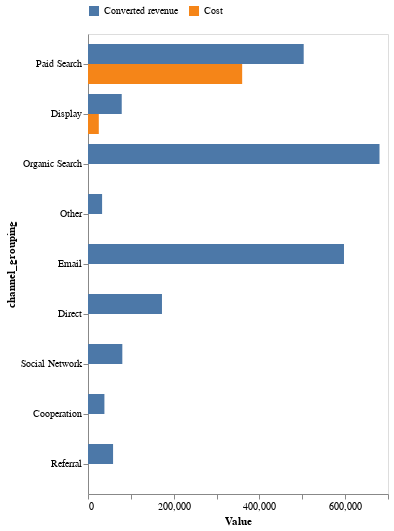

Notebook source saved alongside this figure:
### Code cell
DeepnoteChart(revenue_by_channel, """{"layer":[{"layer":[{"mark":{"clip":true,"type":"bar","color":"#4c78a8","tooltip":true},"encoding":{"x":{"axis":{"grid":false,"title":"Value "},"sort":null,"type":"quantitative","field":"converted_revenue","scale":{"type":"linear"},"format":{"type":"default","decimals":null},"aggregate":"sum","formatType":"numberFormatFromNumberType"},"y":{"axis":{"grid":false},"sort":null,"type":"nominal","field":"channel_grouping","scale":{"type":"linear"}},"color":{"datum":"Converted revenue"},"yOffset":{"datum":"Converted revenue"}}}]},{"layer":[{"mark":{"clip":true,"type":"bar","color":"#f58518","tooltip":true},"encoding":{"x":{"axis":{"grid":false},"sort":null,"type":"quantitative","field":"total_cost","scale":{"type":"linear"},"format":{"type":"default","decimals":null},"aggregate":"sum","formatType":"numberFormatFromNumberType"},"y":{"axis":{"grid":false},"sort":null,"type":"nominal","field":"channel_grouping","scale":{"type":"linear"}},"color":{"datum":"Cost"},"yOffset":{"datum":"Cost"}}}]}],"title":"","config":{"legend":{"orient":"top"}},"$schema":"https://vega.github.io/schema/vega-lite/v5.json","encoding":{}}""")

### Figure 1 — Vega-Lite specification as saved in the notebook (floating-point values rounded to 4 significant figures)
{"layer": [{"layer": [{"mark": {"clip": true, "type": "bar", "color": "#4c78a8", "tooltip": true}, "encoding": {"x": {"axis": {"grid": false, "title": "Value "}, "sort": null, "type": "quantitative", "field": "converted_revenue", "scale": {"type": "linear"}, "format": {"type": "default", "decimals": null}, "aggregate": "sum", "formatType": "numberFormatFromNumberType"}, "y": {"axis": {"grid": false}, "sort": null, "type": "nominal", "field": "channel_grouping", "scale": {"type": "linear"}}, "color": {"datum": "Converted revenue"}, "yOffset": {"datum": "Converted revenue"}}}]}, {"layer": [{"mark": {"clip": true, "type": "bar", "color": "#f58518", "tooltip": true}, "encoding": {"x": {"axis": {"grid": false}, "sort": null, "type": "quantitative", "field": "total_cost", "scale": {"type": "linear"}, "format": {"type": "default", "decimals": null}, "aggregate": "sum", "formatType": "numberFormatFromNumberType"}, "y": {"axis": {"grid": false}, "sort": null, "type": "nominal", "field": "channel_grouping", "scale": {"type": "linear"}}, "color": {"datum": "Cost"}, "yOffset": {"datum": "Cost"}}}]}], "title": "", "config": {"legend": {"orient": "top"}}, "$schema": "https://vega.github.io/schema/vega-lite/v5.json", "encoding": {}, "data": {"values": [{"source": "google", "channel_grouping": "Paid Search", "total_cost": 323500.0, "converted_revenue": 486400, "total_impressions": 10875939, "total_sessions": 17226, "total_clicks": 6458585, "click_through_rate": 59.38, "total_conversions": 4864, "total_hits": 594078, "total_bounces": 740, "total_time_on_site": 11488739}, {"source": "bing", "channel_grouping": "Paid Search", "total_cost": 36250.0, "converted_revenue": 16600, "total_impressions": 826977, "total_sessions": 737, "total_clicks": 268208, "click_through_rate": 32.43, "total_conversions": 166, "total_hits": 23802, "total_bounces": 33, "total_time_on_site": 534807}, {"source": "outbrain", "channel_grouping": "Display", "total_cost": 0, "converted_revenue": 1700, "total_impressions": 0, "total_sessions": 453, "total_clicks": 0, "click_through_rate": null, "total_conversions": 17, "total_hits": 10740, "total_bounces": 83, "total_time_on_site": 162488}, {"source": "facebook", "channel_grouping": "Display", "total_cost": 24980.0, "converted_revenue": 72300, "total_impressions": 5440545, "total_sessions": 878, "total_clicks": 39644, "click_through_rate": 0.7287, "total_conversions": 723, "total_hits": 15813, "total_bounces": 42, "total_time_on_site": 323526}, {"source": "Other", "channel_grouping": "Paid Search", "total_cost": 0, "converted_revenue": 300, "total_impressions": 0, "total_sessions": 7, "total_clicks": 0, "click_through_rate": null, "total_conversions": 3, "total_hits": 209, "total_bounces": 0, "total_time_on_site": 3779}, {"source": "google", "channel_grouping": "Organic Search", "total_cost": 0, "converted_revenue": 631500, "total_impressions": 0, "total_sessions": 46268, "total_clicks": 0, "click_through_rate": null, "total_conversions": 6315, "total_hits": 1498117, "total_bounces": 2949, "total_time_on_site": 35538987}, {"source": "android", "channel_grouping": "Other", "total_cost": 0, "converted_revenue": 8900, "total_impressions": 0, "total_sessions": 1011, "total_clicks": 0, "click_through_rate": null, "total_conversions": 89, "total_hits": 15576, "total_bounces": 239, "total_time_on_site": 257457}, {"source": "sfmc", "channel_grouping": "Email", "total_cost": 0, "converted_revenue": 129000, "total_impressions": 0, "total_sessions": 13432, "total_clicks": 0, "click_through_rate": null, "total_conversions": 1290, "total_hits": 249401, "total_bounces": 2210, "total_time_on_site": 6428478}, {"source": "system", "channel_grouping": "Email", "total_cost": 0, "converted_revenue": 456400, "total_impressions": 0, "total_sessions": 26150, "total_clicks": 0, "click_through_rate": null, "total_conversions": 4564, "total_hits": 484055, "total_bounces": 3325, "total_time_on_site": 12618205}, {"source": "(direct)", "channel_grouping": "Direct", "total_cost": 0, "converted_revenue": 172600, "total_impressions": 0, "total_sessions": 9569, "total_clicks": 0, "click_through_rate": null, "total_conversions": 1726, "total_hits": 350773, "total_bounces": 614, "total_time_on_site": 8536827}, {"source": "regular", "channel_grouping": "Email", "total_cost": 0, "converted_revenue": 9100, "total_impressions": 0, "total_sessions": 717, "total_clicks": 0, "click_through_rate": null, "total_conversions": 91, "total_hits": 19623, "total_bounces": 102, "total_time_on_site": 485529}, {"source": "whatsapp", "channel_grouping": "Social Network", "total_cost": 0, "converted_revenue": 39400, "total_impressions": 0, "total_sessions": 3112, "total_clicks": 0, "click_through_rate": null, "total_conversions": 394, "total_hits": 60541, "total_bounces": 350, "total_time_on_site": 1788336}, {"source": "other", "channel_grouping": "Social Network", "total_cost": 0, "converted_revenue": 26600, "total_impressions": 0, "total_sessions": 2074, "total_clicks": 0, "click_through_rate": null, "total_conversions": 266, "total_hits": 40208, "total_bounces": 218, "total_time_on_site": 1151530}, {"source": "immobilo.de", "channel_grouping": "Cooperation", "total_cost": 0, "converted_revenue": 14100, "total_impressions": 0, "total_sessions": 1742, "total_clicks": 0, "click_through_rate": null, "total_conversions": 141, "total_hits": 31816, "total_bounces": 178, "total_time_on_site": 875002}, {"source": "Other", "channel_grouping": "Email", "total_cost": 0, "converted_revenue": 300, "total_impressions": 0, "total_sessions": 31, "total_clicks": 0, "click_through_rate": null, "total_conversions": 3, "total_hits": 724, "total_bounces": 3, "total_time_on_site": 13422}, {"source": "Other", "channel_grouping": "Other", "total_cost": 0, "converted_revenue": 900, "total_impressions": 0, "total_sessions": 68, "total_clicks": 0, "click_through_rate": null, "total_conversions": 9, "total_hits": 1758, "total_bounces": 20, "total_time_on_site": 46255}, {"source": "Other", "channel_grouping": "Cooperation", "total_cost": 0, "converted_revenue": 2600, "total_impressions": 0, "total_sessions": 147, "total_clicks": 0, "click_through_rate": null, "total_conversions": 26, "total_hits": 2406, "total_bounces": 33, "total_time_on_site": 65906}, {"source": "Lifull-connect", "channel_grouping": "Other", "total_cost": 0, "converted_revenue": 6600, "total_impressions": 0, "total_sessions": 943, "total_clicks": 0, "click_through_rate": null, "total_conversions": 66, "total_hits": 15040, "total_bounces": 113, "total_time_on_site": 416319}, {"source": "sfmc", "channel_grouping": "Other", "total_cost": 0, "converted_revenue": 4500, "total_impressions": 0, "total_sessions": 676, "total_clicks": 0, "click_through_rate": null, "total_conversions": 45, "total_hits": 14164, "total_bounces": 181, "total_time_on_site": 318590}, {"source": "Referral", "channel_grouping": "Referral", "total_cost": 0, "converted_revenue": 58500, "total_impressions": 0, "total_sessions": 6296, "total_clicks": 0, "click_through_rate": null, "total_conversions": 585, "total_hits": 139373, "total_bounces": 537, "total_time_on_site": 3741160}, {"source": "email", "channel_grouping": "Social Network", "total_cost": 0, "converted_revenue": 4100, "total_impressions": 0, "total_sessions": 286, "total_clicks": 0, "click_through_rate": null, "total_conversions": 41, "total_hits": 7033, "total_bounces": 16, "total_time_on_site": 190395}, {"source": "bing", "channel_grouping": "Organic Search", "total_cost": 0, "converted_revenue": 36600, "total_impressions": 0, "total_sessions": 2019, "total_clicks": 0, "click_through_rate": null, "total_conversions": 366, "total_hits": 79883, "total_bounces": 86, "total_time_on_site": 2113615}, {"source": "adcell", "channel_grouping": "Other", "total_cost": 0, "converted_revenue": 1800, "total_impressions": 0, "total_sessions": 583, "total_clicks": 0, "click_through_rate": null, "total_conversions": 18, "total_hits": 9322, "total_bounces": 114, "total_time_on_site": 269188}, {"source": "taboola", "channel_grouping": "Display", "total_cost": 0, "converted_revenue": 500, "total_impressions": 0, "total_sessions": 212, "total_clicks": 0, "click_through_rate": null, "total_conversions": 5, "total_hits": 5189, "total_bounces": 40, "total_time_on_site": 93422}, {"source": "facebook", "channel_grouping": "Social Network", "total_cost": 0, "converted_revenue": 1100, "total_impressions": 0, "total_sessions": 124, "total_clicks": 0, "click_through_rate": null, "total_conversions": 11, "total_hits": 3274, "total_bounces": 12, "total_time_on_site": 84454}, {"source": "ecosia.org", "channel_grouping": "Organic Search", "total_cost": 0, "converted_revenue": 6800, "total_impressions": 0, "total_sessions": 326, "total_clicks": 0, "click_through_rate": null, "total_conversions": 68, "total_hits": 12401, "total_bounces": 19, "total_time_on_site": 284406}, {"source": "quoka.de", "channel_grouping": "Cooperation", "total_cost": 0, "converted_revenue": 3900, "total_impressions": 0, "total_sessions": 498, "total_clicks": 0, "click_through_rate": null, "total_conversions": 39, "total_hits": 11346, "total_bounces": 40, "total_time_on_site": 328868}, {"source": "standalone", "channel_grouping": "Email", "total_cost": 0, "converted_revenue": 1900, "total_impressions": 0, "total_sessions": 617, "total_clicks": 0, "click_through_rate": null, "total_conversions": 19, "total_hits": 13517, "total_bounces": 123, "total_time_on_site": 243855}, {"source": "null-provision.de", "channel_grouping": "Cooperation", "total_cost": 0, "converted_revenue": 11300, "total_impressions": 0, "total_sessions": 1057, "total_clicks": 0, "click_through_rate": null, "total_conversions": 113, "total_hits": 21454, "total_bounces": 102, "total_time_on_site": 663608}, {"source": "regular", "channel_grouping": "Other", "total_cost": 0, "converted_revenue": 2000, "total_impressions": 0, "total_sessions": 383, "total_clicks": 0, "click_through_rate": null, "total_conversions": 20, "total_hits": 6316, "total_bounces": 49, "total_time_on_site": 135357}, {"source": "standalone_az", "channel_grouping": "Email", "total_cost": 0, "converted_revenue": 500, "total_impressions": 0, "total_sessions": 250, "total_clicks": 0, "click_through_rate": null, "total_conversions": 5, "total_hits": 6725, "total_bounces": 15, "total_time_on_site": 107037}, {"source": "trovit.de", "channel_grouping": "Cooperation", "total_cost": 0, "converted_revenue": 3600, "total_impressions": 0, "total_sessions": 455, "total_clicks": 0, "click_through_rate": null, "total_conversions": 36, "total_hits": 6459, "total_bounces": 43, "total_time_on_site": 241039}, {"source": "immokralle.com", "channel_grouping": "Cooperation", "total_cost": 0, "converted_revenue": 100, "total_impressions": 0, "total_sessions": 26, "total_clicks": 0, "click_through_rate": null, "total_conversions": 1, "total_hits": 257, "total_bounces": 7, "total_time_on_site": 7463}, {"source": "Other", "channel_grouping": "Organic Search", "total_cost": 0, "converted_revenue": 1600, "total_impressions": 0, "total_sessions": 72, "total_clicks": 0, "click_through_rate": null, "total_conversions": 16, "total_hits": 3290, "total_bounces": 4, "total_time_on_site": 65471}, {"source": "suche.t-online.de", "channel_grouping": "Organic Search", "total_cost": 0, "converted_revenue": 900, "total_impressions": 0, "total_sessions": 95, "total_clicks": 0, "click_through_rate": null, "total_conversions": 9, "total_hits": 3302, "total_bounces": 3, "total_time_on_site": 68458}, {"source": "criteo", "channel_grouping": "Display", "total_cost": 0, "converted_revenue": 4000, "total_impressions": 0, "total_sessions": 937, "total_clicks": 0, "click_through_rate": null, "total_conversions": 40, "total_hits": 20031, "total_bounces": 138, "total_time_on_site": 408222}, {"source": "m.facebook.com", "channel_grouping": "Social Network", "total_cost": 0, "converted_revenue": 4300, "total_impressions": 0, "total_sessions": 217, "total_clicks": 0, "click_through_rate": null, "total_conversions": 43, "total_hits": 4326, "total_bounces": 33, "total_time_on_site": 106956}, {"source": "focus.de", "channel_grouping": "Cooperation", "total_cost": 0, "converted_revenue": 1500, "total_impressions": 0, "total_sessions": 236, "total_clicks": 0, "click_through_rate": null, "total_conversions": 15, "total_hits": 3992, "total_bounces": 28, "total_time_on_site": 106424}, {"source": "push", "channel_grouping": "Other", "total_cost": 0, "converted_revenue": 600, "total_impressions": 0, "total_sessions": 246, "total_clicks": 0, "click_through_rate": null, "total_conversions": 6, "total_hits": 4338, "total_bounces": 37, "total_time_on_site": 86715}, {"source": "feinewohnung.de", "channel_grouping": "Cooperation", "total_cost": 0, "converted_revenue": 0, "total_impressions": 0, "total_sessions": 26, "total_clicks": 0, "click_through_rate": null, "total_conversions": 0, "total_hits": 238, "total_bounces": 3, "total_time_on_site": 10003}, {"source": "nestoria.de", "channel_grouping": "Cooperation", "total_cost": 0, "converted_revenue": 600, "total_impressions": 0, "total_sessions": 34, "total_clicks": 0, "click_through_rate": null, "total_conversions": 6, "total_hits": 353, "total_bounces": 16, "total_time_on_site": 6610}, {"source": "nullprovision.de", "channel_grouping": "Cooperation", "total_cost": 0, "converted_revenue": 200, "total_impressions": 0, "total_sessions": 15, "total_clicks": 0, "click_through_rate": null, "total_conversions": 2, "total_hits": 538, "total_bounces": 4, "total_time_on_site": 7376}, {"source": "verivox.de", "channel_grouping": "Cooperation", "total_cost": 0, "converted_revenue": 0, "total_impressions": 0, "total_sessions": 18, "total_clicks": 0, "click_through_rate": null, "total_conversions": 0, "total_hits": 278, "total_bounces": 1, "total_time_on_site": 9299}, {"source": "iphone", "channel_grouping": "Other", "total_cost": 0, "converted_revenue": 7400, "total_impressions": 0, "total_sessions": 282, "total_clicks": 0, "click_through_rate": null, "total_conversions": 74, "total_hits": 5656, "total_bounces": 61, "total_time_on_site": 99248}, {"source": "ios", "channel_grouping": "Other", "total_cost": 0, "converted_revenue": 100, "total_impressions": 0, "total_sessions": 116, "total_clicks": 0, "click_through_rate": null, "total_conversions": 1, "total_hits": 188, "total_bounces": 102, "total_time_on_site": 15034}, {"source": "duckduckgo.com", "channel_grouping": "Organic Search", "total_cost": 0, "converted_revenue": 1900, "total_impressions": 0, "total_sessions": 77, "total_clicks": 0, "click_through_rate": null, "total_conversions": 19, "total_hits": 4457, "total_bounces": 3, "total_time_on_site": 95826}, {"source": "yahoo", "channel_grouping": "Organic Search", "total_cost": 0, "converted_revenue": 700, "total_impressions": 0, "total_sessions": 66, "total_clicks": 0, "click_through_rate": null, "total_conversions": 7, "total_hits": 2785, "total_bounces": 4, "total_time_on_site": 68991}, {"source": "message", "channel_grouping": "Social Network", "total_cost": 0, "converted_revenue": 800, "total_impressions": 0, "total_sessions": 35, "total_clicks": 0, "click_through_rate": null, "total_conversions": 8, "total_hits": 852, "total_bounces": 1, "total_time_on_site": 28507}, {"source": "Other", "channel_grouping": "Social Network", "total_cost": 0, "converted_revenue": 2200, "total_impressions": 0, "total_sessions": 93, "total_clicks": 0, "click_through_rate": null, "total_conversions": 22, "total_hits": 3167, "total_bounces": 15, "total_time_on_site": 79493}, {"source": "criteo_fb", "channel_grouping": "Display", "total_cost": 0, "converted_revenue": 0, "total_impressions": 0, "total_sessions": 11, "total_clicks": 0, "click_through_rate": null, "total_conversions": 0, "total_hits": 28, "total_bounces": 6, "total_time_on_site": 1464}, {"source": "facebook.com", "channel_grouping": "Social Network", "total_cost": 0, "converted_revenue": 300, "total_impressions": 0, "total_sessions": 57, "total_clicks": 0, "click_through_rate": null, "total_conversions": 3, "total_hits": 1532, "total_bounces": 8, "total_time_on_site": 46517}, {"source": "immoworld.de", "channel_grouping": "Cooperation", "total_cost": 0, "converted_revenue": 400, "total_impressions": 0, "total_sessions": 23, "total_clicks": 0, "click_through_rate": null, "total_conversions": 4, "total_hits": 434, "total_bounces": 3, "total_time_on_site": 13027}, {"source": "mitula.de", "channel_grouping": "Cooperation", "total_cost": 0, "converted_revenue": 0, "total_impressions": 0, "total_sessions": 10, "total_clicks": 0, "click_through_rate": null, "total_conversions": 0, "total_hits": 12, "total_bounces": 8, "total_time_on_site": 2}, {"source": "gewerbeimmobilien24.de", "channel_grouping": "Cooperation", "total_cost": 0, "converted_revenue": 0, "total_impressions": 0, "total_sessions": 11, "total_clicks": 0, "click_through_rate": null, "total_conversions": 0, "total_hits": 116, "total_bounces": 1, "total_time_on_site": 6473}, {"source": "l.facebook.com", "channel_grouping": "Social Network", "total_cost": 0, "converted_revenue": 1100, "total_impressions": 0, "total_sessions": 191, "total_clicks": 0, "click_through_rate": null, "total_conversions": 11, "total_hits": 4952, "total_bounces": 10, "total_time_on_site": 142392}, {"source": "Other", "channel_grouping": "Display", "total_cost": 227.7, "converted_revenue": 200, "total_impressions": 22666, "total_sessions": 23, "total_clicks": 293, "click_through_rate": 1.293, "total_conversions": 2, "total_hits": 480, "total_bounces": 5, "total_time_on_site": 16605}, {"source": "lm.facebook.com", "channel_grouping": "Social Network", "total_cost": 0, "converted_revenue": 100, "total_impressions": 0, "total_sessions": 5, "total_clicks": 0, "click_through_rate": null, "total_conversions": 1, "total_hits": 39, "total_bounces": 3, "total_time_on_site": 1018}, {"source": "rentberry.com", "channel_grouping": "Cooperation", "total_cost": 0, "converted_revenue": 0, "total_impressions": 0, "total_sessions": 6, "total_clicks": 0, "click_through_rate": null, "total_conversions": 0, "total_hits": 145, "total_bounces": 0, "total_time_on_site": 4502}, {"source": "news", "channel_grouping": "Email", "total_cost": 0, "converted_revenue": 0, "total_impressions": 0, "total_sessions": 5, "total_clicks": 0, "click_through_rate": null, "total_conversions": 0, "total_hits": 36, "total_bounces": 0, "total_time_on_site": 801}, {"source": "wohnenmietenkaufen.de", "channel_grouping": "Cooperation", "total_cost": 0, "converted_revenue": 0, "total_impressions": 0, "total_sessions": 2, "total_clicks": 0, "click_through_rate": null, "total_conversions": 0, "total_hits": 4, "total_bounces": 2, "total_time_on_site": null}, {"source": "newsletter", "channel_grouping": "Email", "total_cost": 0, "converted_revenue": 100, "total_impressions": 0, "total_sessions": 2, "total_clicks": 0, "click_through_rate": null, "total_conversions": 1, "total_hits": 41, "total_bounces": 0, "total_time_on_site": 1552}, {"source": "linkedin.com", "channel_grouping": "Social Network", "total_cost": 0, "converted_revenue": 100, "total_impressions": 0, "total_sessions": 13, "total_clicks": 0, "click_through_rate": null, "total_conversions": 1, "total_hits": 274, "total_bounces": 0, "total_time_on_site": 7280}, {"source": "FAZ", "channel_grouping": "Cooperation", "total_cost": 0, "converted_revenue": 0, "total_impressions": 0, "total_sessions": 2, "total_clicks": 0, "click_through_rate": null, "total_conversions": 0, "total_hits": 9, "total_bounces": 1, "total_time_on_site": 76}, {"source": "t.co", "channel_grouping": "Social Network", "total_cost": 0, "converted_revenue": 0, "total_impressions": 0, "total_sessions": 2, "total_clicks": 0, "click_through_rate": null, "total_conversions": 0, "total_hits": 121, "total_bounces": 0, "total_time_on_site": 3797}, {"source": "(not set)", "channel_grouping": "Email", "total_cost": 0, "converted_revenue": 0, "total_impressions": 0, "total_sessions": 2, "total_clicks": 0, "click_through_rate": null, "total_conversions": 0, "total_hits": 17, "total_bounces": 1, "total_time_on_site": 67}, {"source": "yandex.ru", "channel_grouping": "Organic Search", "total_cost": 0, "converted_revenue": 100, "total_impressions": 0, "total_sessions": 41, "total_clicks": 0, "click_through_rate": null, "total_conversions": 1, "total_hits": 758, "total_bounces": 1, "total_time_on_site": 25617}, {"source": "ask", "channel_grouping": "Organic Search", "total_cost": 0, "converted_revenue": 0, "total_impressions": 0, "total_sessions": 4, "total_clicks": 0, "click_through_rate": null, "total_conversions": 0, "total_hits": 65, "total_bounces": 1, "total_time_on_site": 490}, {"source": "searchthis.com", "channel_grouping": "Organic Search", "total_cost": 0, "converted_revenue": 100, "total_impressions": 0, "total_sessions": 15, "total_clicks": 0, "click_through_rate": null, "total_conversions": 1, "total_hits": 388, "total_bounces": 0, "total_time_on_site": 15698}, {"source": "scoutmedia", "channel_grouping": "Other", "total_cost": 0, "converted_revenue": 100, "total_impressions": 0, "total_sessions": 13, "total_clicks": 0, "click_through_rate": null, "total_conversions": 1, "total_hits": 434, "total_bounces": 1, "total_time_on_site": 7052}, {"source": "m.blog.naver.com", "channel_grouping": "Social Network", "total_cost": 0, "converted_revenue": 0, "total_impressions": 0, "total_sessions": 2, "total_clicks": 0, "click_through_rate": null, "total_conversions": 0, "total_hits": 139, "total_bounces": 0, "total_time_on_site": 8644}, {"source": "search.start.fyi", "channel_grouping": "Organic Search", "total_cost": 0, "converted_revenue": 0, "total_impressions": 0, "total_sessions": 2, "total_clicks": 0, "click_through_rate": null, "total_conversions": 0, "total_hits": 16, "total_bounces": 0, "total_time_on_site": 368}, {"source": "cs-wohnungsagentur.de", "channel_grouping": "Cooperation", "total_cost": 0, "converted_revenue": 0, "total_impressions": 0, "total_sessions": 4, "total_clicks": 0, "click_through_rate": null, "total_conversions": 0, "total_hits": 77, "total_bounces": 0, "total_time_on_site": 993}, {"source": "pdf", "channel_grouping": "Other", "total_cost": 0, "converted_revenue": 0, "total_impressions": 0, "total_sessions": 3, "total_clicks": 0, "click_through_rate": null, "total_conversions": 0, "total_hits": 28, "total_bounces": 0, "total_time_on_site": 623}, {"source": "immobilienscout24", "channel_grouping": "Display", "total_cost": 0, "converted_revenue": 0, "total_impressions": 0, "total_sessions": 24, "total_clicks": 0, "click_through_rate": null, "total_conversions": 0, "total_hits": 896, "total_bounces": 0, "total_time_on_site": 29825}, {"source": "kleinanzeige.focus.de", "channel_grouping": "Other", "total_cost": 0, "converted_revenue": 0, "total_impressions": 0, "total_sessions": 2, "total_clicks": 0, "click_through_rate": null, "total_conversions": 0, "total_hits": 283, "total_bounces": 0, "total_time_on_site": 10770}, {"source": "podcast", "channel_grouping": "Social Network", "total_cost": 0, "converted_revenue": 0, "total_impressions": 0, "total_sessions": 3, "total_clicks": 0, "click_through_rate": null, "total_conversions": 0, "total_hits": 132, "total_bounces": 0, "total_time_on_site": 2014}, {"source": "int.search.tb.ask.com", "channel_grouping": "Organic Search", "total_cost": 0, "converted_revenue": 0, "total_impressions": 0, "total_sessions": 6, "total_clicks": 0, "click_through_rate": null, "total_conversions": 0, "total_hits": 40, "total_bounces": 0, "total_time_on_site": 969}, {"source": "izito.de", "channel_grouping": "Organic Search", "total_cost": 0, "converted_revenue": 0, "total_impressions": 0, "total_sessions": 2, "total_clicks": 0, "click_through_rate": null, "total_conversions": 0, "total_hits": 27, "total_bounces": 0, "total_time_on_site": 442}]}}
